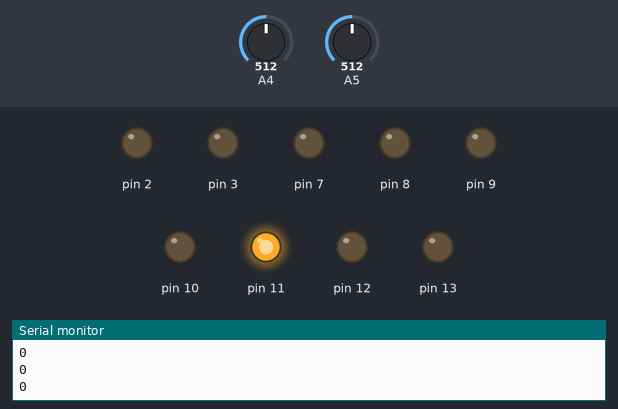
The sketch below on a simulated Arduino Uno, built with avr-gcc and run on an emulated ATmega328P. On the bench: output pins drawn as LEDs (lit = HIGH), the last lines printed to the serial monitor. Inputs (shaded band) come from the test bench; at power-on: A4 = 512, A5 = 512.

Above: at 1.2 s.
1.3 s: A4 set to 107
4.3 s: A4 set to 88
At 7.6 s:
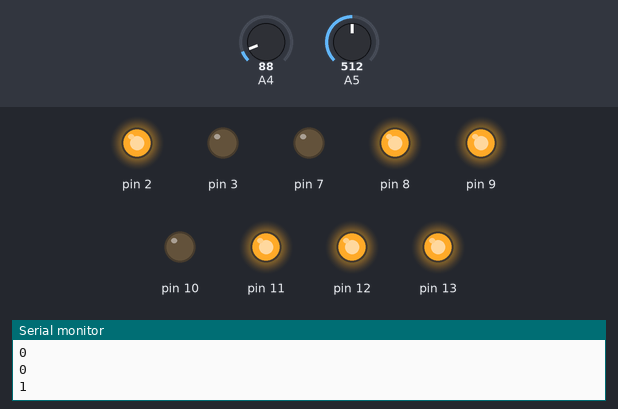
At 9.1 s:
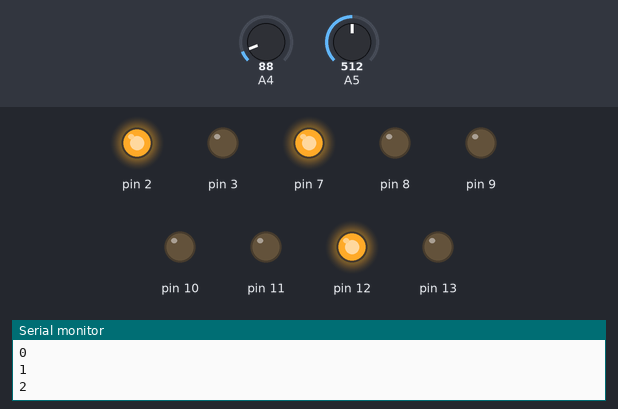
9.8 s: A4 set to 110
11.8 s: A4 set to 90
At 14.5 s:
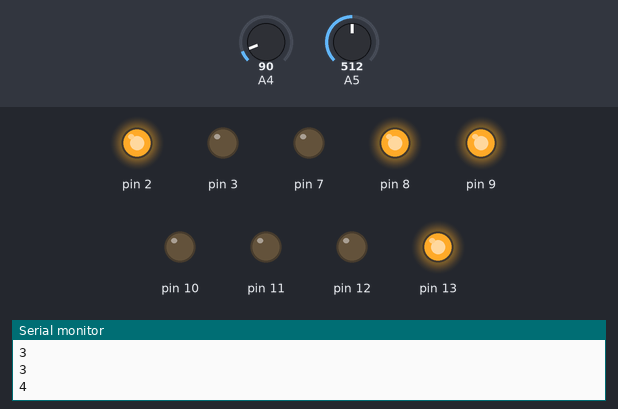
17.3 s: A4 set to 122
19.3 s: A4 set to 0
At 22.5 s:
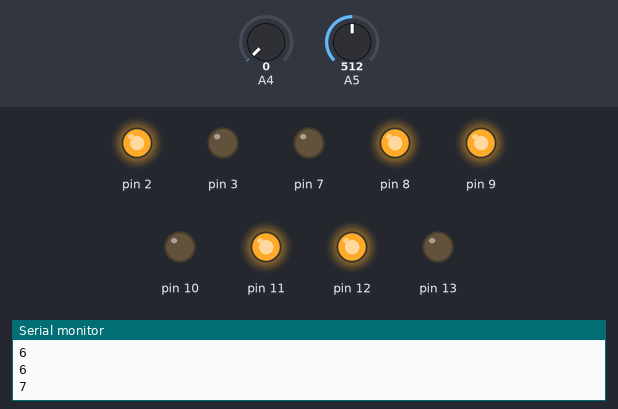
Timing chart, 0 to 26.8 s (numbered marks = the images above; inputs shaded):
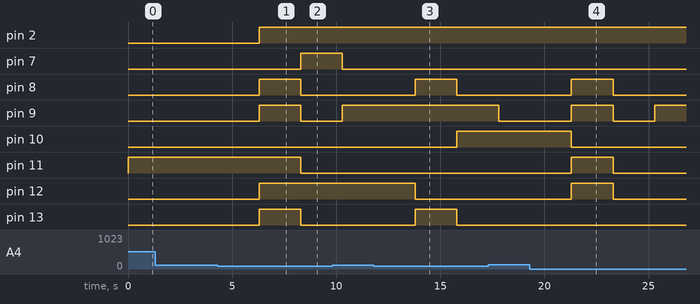

Measured:
- the behaviour switches between 100 and 99 on A4 (found by bisection; images 0 and 1)
- after the input at 4.3 s, pin 2, pin 12: LOW → HIGH after 2.0 s; pin 7: LOW → HIGH after 4.0 s; pin 8, pin 9, pin 13: LOW → HIGH after 2.0 s, → LOW 2.0 s later; pin 11: HIGH → LOW after 4.0 s
- after the input at 11.8 s, pin 8, pin 13: LOW → HIGH after 2.0 s, → LOW 2.0 s later; pin 10: LOW → HIGH after 4.0 s; pin 12: HIGH → LOW after 2.0 s
- after the input at 19.3 s, pin 8, pin 11, pin 12: LOW → HIGH after 2.0 s, → LOW 2.0 s later; pin 9: LOW → HIGH after 2.0 s, → LOW 2.0 s later, → HIGH 2.0 s later; pin 10: HIGH → LOW after 2.0 s

The sketch:

People_Counter_Code.ino
```cpp
int r = 0;
int s = 0;
int z = 0;
void setup() {
  Serial.begin(9600);
  pinMode(5,INPUT);
  pinMode(4,INPUT);
  pinMode(13,OUTPUT);
  pinMode(12,OUTPUT);
  pinMode(11,OUTPUT);
  pinMode(10,OUTPUT);
  pinMode(9,OUTPUT);
  pinMode(8,OUTPUT);
  pinMode(7,OUTPUT);
  pinMode(2,OUTPUT);
  pinMode(3,OUTPUT);
  digitalWrite(3,LOW);
}

void loop() {
  z=0;
  int x = analogRead(4);
  int y = analogRead(5);
  if(x <100 && y > 100)
  {
    z = 2;
  }
  else if(x > 100 && y < 100)
  {
    z = 1;
  }
  else
  {
    z=0;
  }
  switch(z)
  {
    case 2:
      r = r+1;
      delay(2000);
      z=0;
      break;
    case 1:
      r = r-1;
      delay(2000);
      z=0;
      break;
    default:
      break;
  }
  Serial.println(r);
  if(r == 0){
    digitalWrite(13,LOW);
    digitalWrite(12,LOW);
    digitalWrite(11,HIGH);
    digitalWrite(10,LOW);
    digitalWrite(9,LOW);
    digitalWrite(8,LOW);
    digitalWrite(7,LOW);
    digitalWrite(2,LOW);
  }
  else if(r == 1){
    digitalWrite(13,HIGH);
    digitalWrite(12,HIGH);
    digitalWrite(11,HIGH);
    digitalWrite(10,LOW);
    digitalWrite(9,HIGH);
    digitalWrite(8,HIGH);
    digitalWrite(7,LOW);
    digitalWrite(2,HIGH);
  }
  else if(r == 2){
    digitalWrite(13,LOW);
    digitalWrite(12,HIGH);
    digitalWrite(11,LOW);
    digitalWrite(10,LOW);
    digitalWrite(9,LOW);
    digitalWrite(8,LOW);
    digitalWrite(7,HIGH);
    digitalWrite(2,HIGH);
  }
  else if(r == 3){
    digitalWrite(13,LOW);
    digitalWrite(12,HIGH);
    digitalWrite(11,LOW);
    digitalWrite(10,LOW);
    digitalWrite(9,HIGH);
    digitalWrite(8,LOW);
    digitalWrite(7,LOW);
    digitalWrite(2,HIGH);
  }
  else if(r == 4){
    digitalWrite(13,HIGH);
    digitalWrite(12,LOW);
    digitalWrite(11,LOW);
    digitalWrite(10,LOW);
    digitalWrite(9,HIGH);
    digitalWrite(8,HIGH);
    digitalWrite(7,LOW);
    digitalWrite(2,HIGH);
  }
  else if(r == 5){
    digitalWrite(13,LOW);
    digitalWrite(12,LOW);
    digitalWrite(11,LOW);
    digitalWrite(10,HIGH);
    digitalWrite(9,HIGH);
    digitalWrite(8,LOW);
    digitalWrite(7,LOW);
    digitalWrite(2,HIGH);
  }
  else if(r == 6){
    digitalWrite(13,LOW);
    digitalWrite(12,LOW);
    digitalWrite(11,LOW);
    digitalWrite(10,HIGH);
    digitalWrite(9,LOW);
    digitalWrite(8,LOW);
    digitalWrite(7,LOW);
    digitalWrite(2,HIGH);
  }
  else if(r == 7){
    digitalWrite(13,LOW);
    digitalWrite(12,HIGH);
    digitalWrite(11,HIGH);
    digitalWrite(10,LOW);
    digitalWrite(9,HIGH);
    digitalWrite(8,HIGH);
    digitalWrite(7,LOW);
    digitalWrite(2,HIGH);
  }
  else if(r == 8){
    digitalWrite(13,LOW);
    digitalWrite(12,LOW);
    digitalWrite(11,LOW);
    digitalWrite(10,LOW);
    digitalWrite(9,LOW);
    digitalWrite(8,LOW);
    digitalWrite(7,LOW);
    digitalWrite(2,HIGH);
  }
  else if(r == 9){
    digitalWrite(13,LOW);
    digitalWrite(12,LOW);
    digitalWrite(11,LOW);
    digitalWrite(10,LOW);
    digitalWrite(9,HIGH);
    digitalWrite(8,LOW);
    digitalWrite(7,LOW);
    digitalWrite(2,HIGH);
  }
}
```
